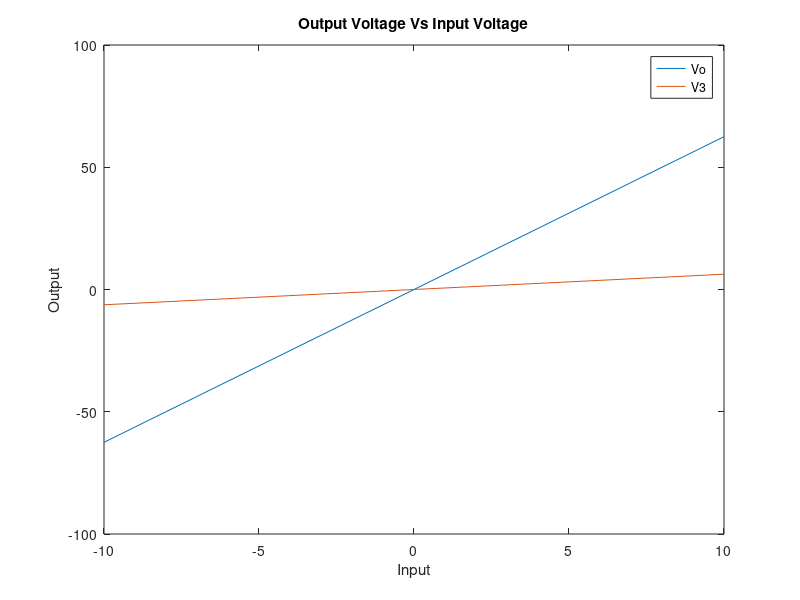
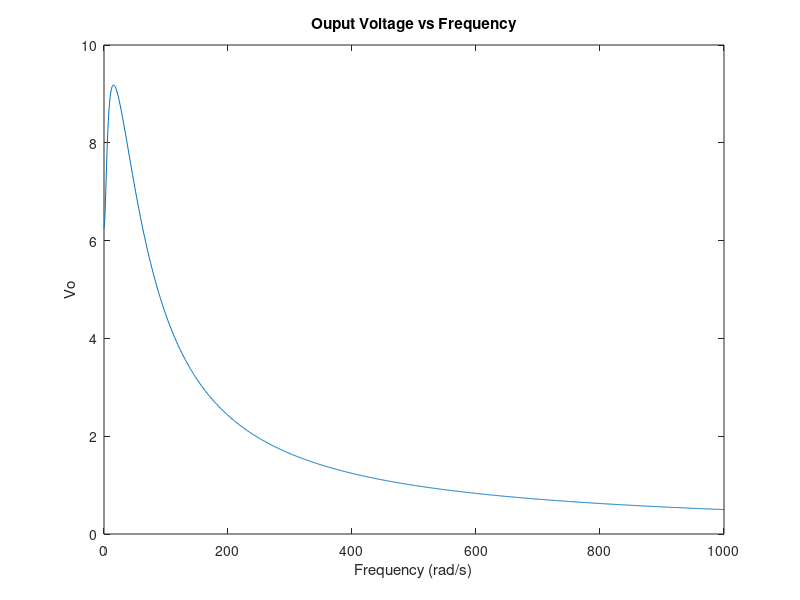
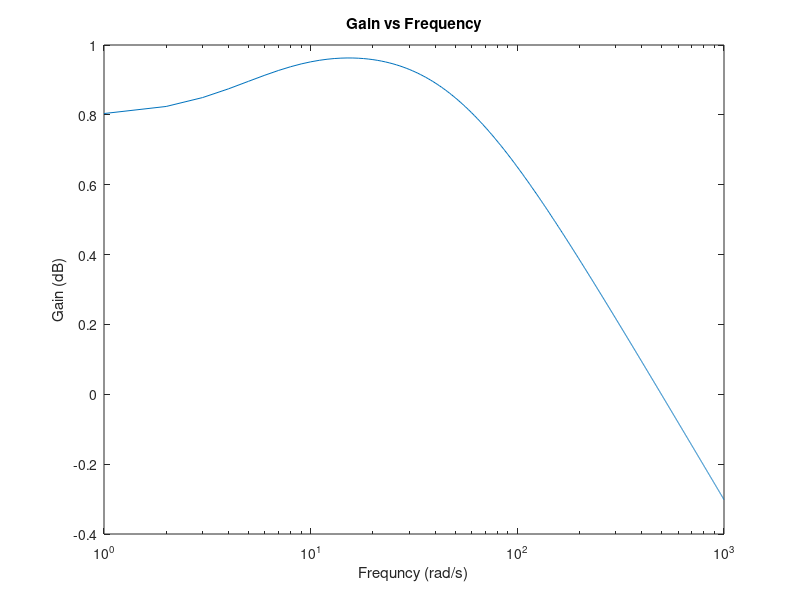
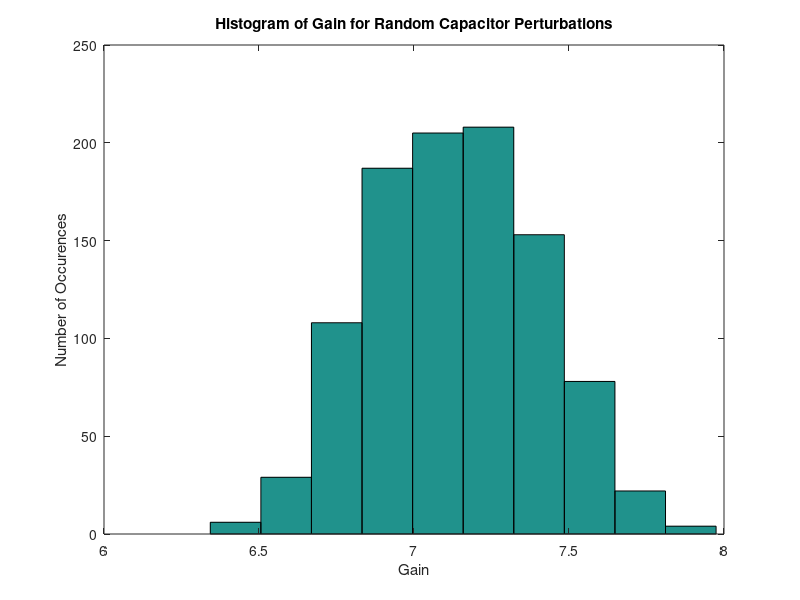

Source code (MATLAB) for these figures, in order:
% Assignment-4
% Matthieu Bourbeau
% 100975211

%% PART 1
% Analyzed circuit in Figure 1 to order to determine the G and C matricies. 
% Performed DC and AC simulations on the circuit.
% Using KCL, the differential equations that represent the network were
% determined to be the following:
%
% V1 = Vin
% G1(V2 - V1) + C1(d(V2 - V1)/dt) + Il = 0
% G3V3 - Il = 0
% G3V3 - I3 = 0
% G4(Vo - V4) + GoVo = 0
% V2 - V3 - L(dIl/dt) = 0
% V4 - aI3 = 0
%
% The matrices C, G and the vector F were be used to describe the network
% using CdV/dt + GV = F and (G + jwC)V = F(w).
% For the DC case, the input voltage was swept from -10V to 10V.
% For the AC case, the output voltage along with the gain was plotted as a 
% function of the frequency.
% The gain as a function of random perturbations on C was determined using 
% a normal distribution.

R1 = 1;
R2 = 2;
C = 0.25;
L = 0.2;
R3 = 10;
a = 100;
R4 = 0.1;
R0 = 1000;

G = zeros(7,7);
Cm = zeros(7,7);
G(1,1) = 1;
G(2,1) = -1/R1;
G(2,2) = 1/R1 + 1/R2;
G(2,6) = 1;
G(3,3) = 1/R3;
G(3,6) = -1;
G(4,3) = 1/R3;
G(4,7) = -1;
G(5,4) = -1/R4;
G(5,5) = 1/R4 + 1/R0;
G(6,2) = 1;
G(6,3) = -1;
G(7,4) = 1;
G(7,7) = -a;
Cm(2,1) = -C;
Cm(2,2) = C;
Cm(6,6) = -L;

G
Cm

F = zeros(7,1);
V = zeros(7,1);
count = 1;
for i = -10:10
    F(1) = i;
    V = G\F;
    Vodc(count) = V(5);
    V3(count) = V(3);
    count = count + 1;
end

F

figure(1)
plot(linspace(-10,10,21),Vodc)
hold on
plot(linspace(-10,10,21),V3)
title('Output Voltage Vs Input Voltage')
xlabel('Input')
ylabel('Output')
legend('Vo','V3')

j = sqrt(-1);

count = 1;
F(1) = 1;

for w = 0:1000
    Gac = G + j*w*Cm;
    V = Gac\F;
    Voac(count) =  V(5);
    count = count+1;
end

figure(2)
plot(0: 1000, abs(Voac))
title('Ouput Voltage vs Frequency')
xlabel('Frequency (rad/s)')
ylabel('Vo')

figure(3)
semilogx(0:1000, log10(abs(Voac)))
title('Gain vs Frequency')
xlabel('Frequncy (rad/s)')
ylabel('Gain (dB)')

Crand = Cm;

for i = 1:1000
    Cr = normrnd(C,0.05);
    Crand(2,1) = -Cr;
    Crand(2,2) = Cr;
    V = (j*pi*Crand + G)\F;
    Vorand(i) = V(5);
end

figure(4)
hist(abs(Vorand));
title('Histogram of Gain for Random Capacitor Perturbations')
xlabel('Gain')
ylabel('Number of Occurences')



